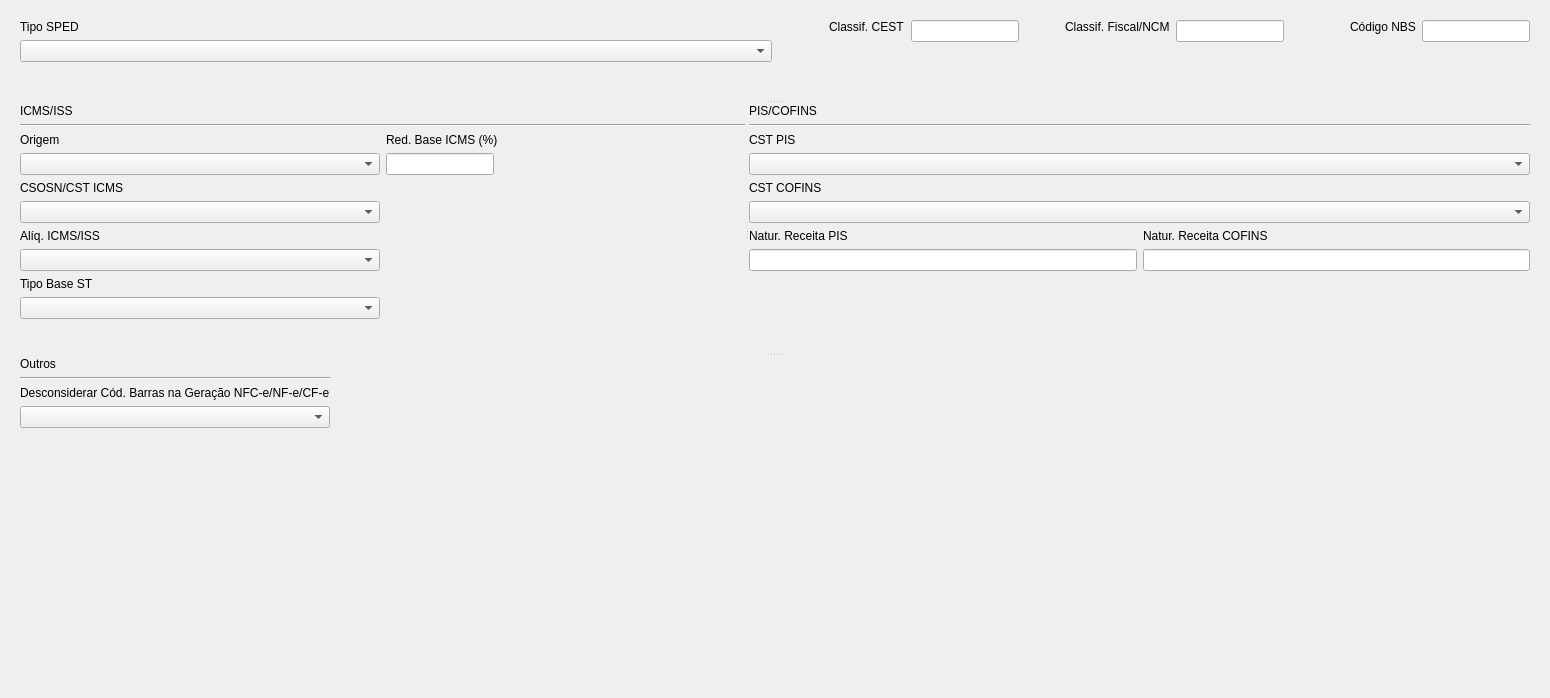
           <widget class="QWidget" name="Taxes">
            <attribute name="title">
             <string>Tributação</string>
            </attribute>
            <layout class="QGridLayout" name="gridLayout_13">
             <item row="0" column="1">
              <widget class="QWidget" name="TaxesWidget1" native="true">
               <property name="autoFillBackground">
                <bool>true</bool>
               </property>
               <layout class="QGridLayout" name="gridLayout_9">
                <item row="0" column="0">
                 <widget class="QSplitter" name="splitter_7">
                  <property name="orientation">
                   <enum>Qt::Vertical</enum>
                  </property>
                  <widget class="QWidget" name="layoutWidget_5">
                   <layout class="QVBoxLayout" name="verticalLayout_22">
                    <item>
                     <layout class="QHBoxLayout" name="horizontalLayout_12">
                      <item>
                       <layout class="QVBoxLayout" name="verticalLayout_23">
                        <property name="rightMargin">
                         <number>0</number>
                        </property>
                        <item alignment="Qt::AlignTop">
                         <widget class="QLabel" name="SPED_Label">
                          <property name="text">
                           <string>Tipo SPED</string>
                          </property>
                         </widget>
                        </item>
                        <item alignment="Qt::AlignTop">
                         <widget class="QComboBox" name="SPED_ComboBox">
                          <property name="sizePolicy">
                           <sizepolicy hsizetype="Preferred" vsizetype="Fixed">
                            <horstretch>0</horstretch>
                            <verstretch>0</verstretch>
                           </sizepolicy>
                          </property>
                         </widget>
                        </item>
                        <item>
                         <spacer name="verticalSpacer_7">
                          <property name="orientation">
                           <enum>Qt::Vertical</enum>
                          </property>
                          <property name="sizeHint" stdset="0">
                           <size>
                            <width>20</width>
                            <height>40</height>
                           </size>
                          </property>
                         </spacer>
                        </item>
                       </layout>
                      </item>
                      <item>
                       <layout class="QHBoxLayout" name="horizontalLayout_13">
                        <item alignment="Qt::AlignRight|Qt::AlignTop">
                         <widget class="QLabel" name="CEST_Label">
                          <property name="text">
                           <string>Classif. CEST</string>
                          </property>
                         </widget>
                        </item>
                        <item alignment="Qt::AlignLeft|Qt::AlignTop">
                         <widget class="QLineEdit" name="Cest_Entry">
                          <property name="sizePolicy">
                           <sizepolicy hsizetype="Fixed" vsizetype="Fixed">
                            <horstretch>0</horstretch>
                            <verstretch>0</verstretch>
                           </sizepolicy>
                          </property>
                         </widget>
                        </item>
                        <item alignment="Qt::AlignRight|Qt::AlignTop">
                         <widget class="QLabel" name="NCM_Label">
                          <property name="text">
                           <string>Classif. Fiscal/NCM</string>
                          </property>
                         </widget>
                        </item>
                        <item alignment="Qt::AlignTop">
                         <widget class="QLineEdit" name="NCM_Entry">
                          <property name="sizePolicy">
                           <sizepolicy hsizetype="Fixed" vsizetype="Fixed">
                            <horstretch>0</horstretch>
                            <verstretch>0</verstretch>
                           </sizepolicy>
                          </property>
                         </widget>
                        </item>
                        <item alignment="Qt::AlignRight|Qt::AlignTop">
                         <widget class="QLabel" name="NBS_Label">
                          <property name="text">
                           <string>Código NBS</string>
                          </property>
                         </widget>
                        </item>
                        <item alignment="Qt::AlignTop">
                         <widget class="QLineEdit" name="NBS_Entry">
                          <property name="sizePolicy">
                           <sizepolicy hsizetype="Fixed" vsizetype="Fixed">
                            <horstretch>0</horstretch>
                            <verstretch>0</verstretch>
                           </sizepolicy>
                          </property>
                         </widget>
                        </item>
                       </layout>
                      </item>
                     </layout>
                    </item>
                   </layout>
                  </widget>
                  <widget class="QSplitter" name="splitter_6">
                   <property name="orientation">
                    <enum>Qt::Horizontal</enum>
                   </property>
                   <widget class="QWidget" name="layoutWidget">
                    <layout class="QVBoxLayout" name="verticalLayout_4">
                     <item>
                      <layout class="QVBoxLayout" name="verticalLayout_5">
                       <item>
                        <widget class="QLabel" name="ICMS_ISS_Label">
                         <property name="text">
                          <string>ICMS/ISS</string>
                         </property>
                        </widget>
                       </item>
                       <item>
                        <widget class="Line" name="ICMS_Line">
                         <property name="orientation">
                          <enum>Qt::Horizontal</enum>
                         </property>
                        </widget>
                       </item>
                      </layout>
                     </item>
                     <item>
                      <layout class="QHBoxLayout" name="horizontalLayout_17">
                       <item>
                        <layout class="QVBoxLayout" name="verticalLayout_13">
                         <item>
                          <widget class="QLabel" name="Origem_Label">
                           <property name="text">
                            <string>Origem</string>
                           </property>
                          </widget>
                         </item>
                         <item>
                          <widget class="QComboBox" name="Origem_ComboBox">
                           <property name="sizePolicy">
                            <sizepolicy hsizetype="Preferred" vsizetype="Fixed">
                             <horstretch>0</horstretch>
                             <verstretch>0</verstretch>
                            </sizepolicy>
                           </property>
                          </widget>
                         </item>
                         <item>
                          <widget class="QLabel" name="CSOSN_Label">
                           <property name="text">
                            <string>CSOSN/CST ICMS</string>
                           </property>
                          </widget>
                         </item>
                         <item>
                          <widget class="QComboBox" name="CSOSN_ComboBox"/>
                         </item>
                         <item>
                          <widget class="QLabel" name="ICMS_Label">
                           <property name="text">
                            <string>Alíq. ICMS/ISS</string>
                           </property>
                          </widget>
                         </item>
                         <item>
                          <widget class="QComboBox" name="ICMS_ComboBox"/>
                         </item>
                         <item>
                          <widget class="QLabel" name="BaseST_Label">
                           <property name="text">
                            <string>Tipo Base ST</string>
                           </property>
                          </widget>
                         </item>
                         <item>
                          <widget class="QComboBox" name="BaseST_ComboBox"/>
                         </item>
                         <item>
                          <spacer name="verticalSpacer_12">
                           <property name="orientation">
                            <enum>Qt::Vertical</enum>
                           </property>
                           <property name="sizeHint" stdset="0">
                            <size>
                             <width>20</width>
                             <height>40</height>
                            </size>
                           </property>
                          </spacer>
                         </item>
                        </layout>
                       </item>
                       <item>
                        <layout class="QVBoxLayout" name="verticalLayout_16">
                         <item alignment="Qt::AlignLeft">
                          <widget class="QLabel" name="BaseICMS_Label">
                           <property name="text">
                            <string>Red. Base ICMS (%)</string>
                           </property>
                          </widget>
                         </item>
                         <item alignment="Qt::AlignLeft">
                          <widget class="QLineEdit" name="BaseICMS_Entry">
                           <property name="readOnly">
                            <bool>true</bool>
                           </property>
                          </widget>
                         </item>
                         <item>
                          <spacer name="verticalSpacer_5">
                           <property name="orientation">
                            <enum>Qt::Vertical</enum>
                           </property>
                           <property name="sizeHint" stdset="0">
                            <size>
                             <width>20</width>
                             <height>40</height>
                            </size>
                           </property>
                          </spacer>
                         </item>
                        </layout>
                       </item>
                      </layout>
                     </item>
                    </layout>
                   </widget>
                   <widget class="QSplitter" name="splitter_3">
                    <property name="orientation">
                     <enum>Qt::Vertical</enum>
                    </property>
                    <widget class="QSplitter" name="splitter_4">
                     <property name="orientation">
                      <enum>Qt::Vertical</enum>
                     </property>
                     <widget class="QSplitter" name="splitter_5">
                      <property name="orientation">
                       <enum>Qt::Horizontal</enum>
                      </property>
                      <widget class="QWidget" name="layoutWidget_7">
                       <layout class="QVBoxLayout" name="verticalLayout_17">
                        <item>
                         <layout class="QVBoxLayout" name="verticalLayout_18">
                          <item alignment="Qt::AlignTop">
                           <widget class="QLabel" name="PIS_COFINS_Label">
                            <property name="text">
                             <string>PIS/COFINS</string>
                            </property>
                           </widget>
                          </item>
                          <item alignment="Qt::AlignTop">
                           <widget class="Line" name="PIS_COFINS_Line">
                            <property name="orientation">
                             <enum>Qt::Horizontal</enum>
                            </property>
                           </widget>
                          </item>
                         </layout>
                        </item>
                        <item>
                         <layout class="QVBoxLayout" name="verticalLayout_24">
                          <item>
                           <layout class="QVBoxLayout" name="verticalLayout_26">
                            <item>
                             <widget class="QLabel" name="PIS_Label">
                              <property name="text">
                               <string>CST PIS</string>
                              </property>
                             </widget>
                            </item>
                            <item alignment="Qt::AlignTop">
                             <widget class="QComboBox" name="PIS_ComboBox"/>
                            </item>
                            <item>
                             <widget class="QLabel" name="COFINS_Label_2">
                              <property name="text">
                               <string>CST COFINS</string>
                              </property>
                             </widget>
                            </item>
                            <item>
                             <widget class="QComboBox" name="COFINS_Label"/>
                            </item>
                           </layout>
                          </item>
                          <item>
                           <layout class="QHBoxLayout" name="horizontalLayout_18">
                            <item>
                             <layout class="QVBoxLayout" name="verticalLayout_27">
                              <item alignment="Qt::AlignTop">
                               <widget class="QLabel" name="ReceitaPIS_Label">
                                <property name="text">
                                 <string>Natur. Receita PIS</string>
                                </property>
                               </widget>
                              </item>
                              <item alignment="Qt::AlignTop">
                               <widget class="QLineEdit" name="ReceitaPIS_Entry"/>
                              </item>
                              <item>
                               <spacer name="verticalSpacer_9">
                                <property name="orientation">
                                 <enum>Qt::Vertical</enum>
                                </property>
                                <property name="sizeHint" stdset="0">
                                 <size>
                                  <width>20</width>
                                  <height>40</height>
                                 </size>
                                </property>
                               </spacer>
                              </item>
                             </layout>
                            </item>
                            <item>
                             <layout class="QVBoxLayout" name="verticalLayout_28">
                              <item alignment="Qt::AlignTop">
                               <widget class="QLabel" name="ReceitaCofins_Label">
                                <property name="text">
                                 <string>Natur. Receita COFINS</string>
                                </property>
                               </widget>
                              </item>
                              <item alignment="Qt::AlignTop">
                               <widget class="QLineEdit" name="ReceitaCofins_Entry"/>
                              </item>
                              <item>
                               <spacer name="verticalSpacer_13">
                                <property name="orientation">
                                 <enum>Qt::Vertical</enum>
                                </property>
                                <property name="sizeHint" stdset="0">
                                 <size>
                                  <width>20</width>
                                  <height>40</height>
                                 </size>
                                </property>
                               </spacer>
                              </item>
                             </layout>
                            </item>
                           </layout>
                          </item>
                         </layout>
                        </item>
                       </layout>
                      </widget>
                     </widget>
                    </widget>
                   </widget>
                  </widget>
                  <widget class="QWidget" name="layoutWidget_4">
                   <layout class="QGridLayout" name="gridLayout_7">
                    <item row="0" column="0">
                     <layout class="QVBoxLayout" name="verticalLayout_19">
                      <item>
                       <widget class="QLabel" name="Others_Label">
                        <property name="text">
                         <string>Outros</string>
                        </property>
                       </widget>
                      </item>
                      <item>
                       <widget class="Line" name="Others_Line">
                        <property name="orientation">
                         <enum>Qt::Horizontal</enum>
                        </property>
                       </widget>
                      </item>
                     </layout>
                    </item>
                    <item row="1" column="0">
                     <layout class="QVBoxLayout" name="verticalLayout_37">
                      <item>
                       <widget class="QLabel" name="DesconsiderarEAN_Label">
                        <property name="text">
                         <string>Desconsiderar Cód. Barras na Geração NFC-e/NF-e/CF-e</string>
                        </property>
                       </widget>
                      </item>
                      <item>
                       <widget class="QComboBox" name="DesconsiderarEAN_ComboBox">
                        <property name="sizePolicy">
                         <sizepolicy hsizetype="Expanding" vsizetype="Fixed">
                          <horstretch>80</horstretch>
                          <verstretch>0</verstretch>
                         </sizepolicy>
                        </property>
                       </widget>
                      </item>
                     </layout>
                    </item>
                    <item row="1" column="1">
                     <spacer name="horizontalSpacer_3">
                      <property name="orientation">
                       <enum>Qt::Horizontal</enum>
                      </property>
                      <property name="sizeType">
                       <enum>QSizePolicy::Fixed</enum>
                      </property>
                      <property name="sizeHint" stdset="0">
                       <size>
                        <width>1200</width>
                        <height>20</height>
                       </size>
                      </property>
                     </spacer>
                    </item>
                   </layout>
                  </widget>
                 </widget>
                </item>
                <item row="1" column="0">
                 <spacer name="verticalSpacer">
                  <property name="orientation">
                   <enum>Qt::Vertical</enum>
                  </property>
                  <property name="sizeType">
                   <enum>QSizePolicy::Fixed</enum>
                  </property>
                  <property name="sizeHint" stdset="0">
                   <size>
                    <width>20</width>
                    <height>250</height>
                   </size>
                  </property>
                 </spacer>
                </item>
               </layout>
              </widget>
             </item>
            </layout>
           </widget>
